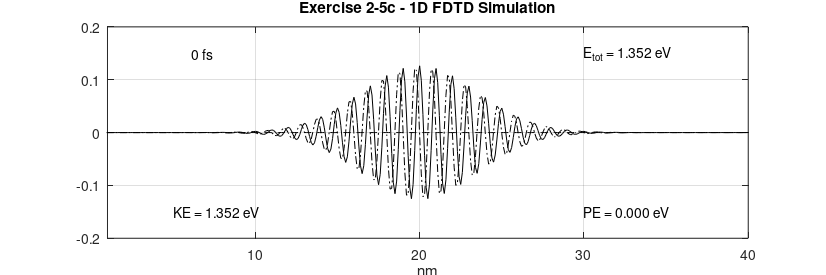
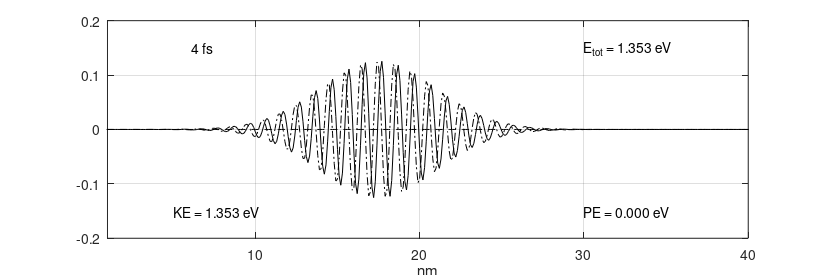
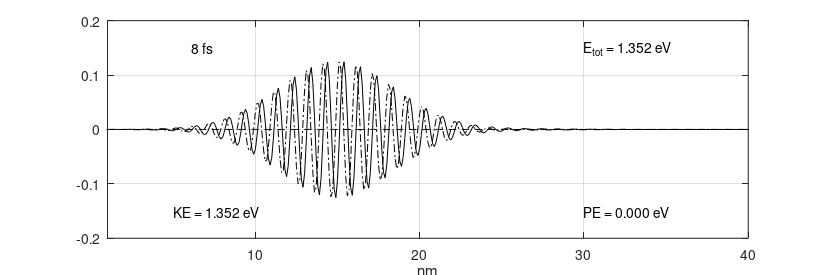

The MATLAB script that drew these images, in order:
##############################################################################
##
## Copyright (C) 2023, Ervin Mazlagic
##
## This file is part of the personal solutions manual for "Quantum Mechanics
## for Electrical Engineers" by Dennis M. Sullivan (ISBN 978-0-470-87409-7),
## see "github.com/ninux/qmee".
##
##############################################################################

## Chapter 1 - Exercise 2-5
## 1D FDTD simulation of psi

# cleanup environment
clear all;
close all;

% measure time for complete script to run
tic();

# general definitions and constants
h           = 6.626e-34;    # [J*s]     Plank's constant
hbar        = h/(2*pi);     # [J*s]     reduced Plank's constant
m0          = 9.1e-31;      # [kg]      free space mass of electron (rest mass)

meff_Si     = 1.08;         # [-]       effective mass factor of Si
meff_Ge     = 0.067;        # [-]       effective mass factor of Ge
meff_GaAs   = 0.55;         # [-]       effective mass factor of GaAs

meff        = meff_Si;      # [m]       effective mass
melec       = meff*m0;      # [?]       mass of an electron
ecoul       = 1.6e-19;      # [C]       charge of an electron
epsz        = 8.85e-9;      # [A*s/V/m] dielectric of free space
eV2J        = 1.6e-19;      # [-]       energy conversion factor (eV to J)
J2eV        = 1/eV2J;       # [-]       energy conversion factor (J to eV)

# simulation parameters
NN          = 400;          # [-]       number of points in the problem space
del_x       = .1e-9;        # [?]       cell size
dt          = 2e-17;        # [s]       time steps
DX          = del_x*1e9;    # [_]       cell size in nm
XX          = (DX:DX:DX*NN);# [-]       length in nm for plotting
ra          = (0.5*hbar/melec)*(dt/del_x^2);    # must be < 0.15 for stability

# check stability
if (ra < 0.15)
    # stable
elseif
    # unstable
    printf("WARNING: Simulation not stable, check parameters ...");
endif

# specification of the potential
# original code with loops
#{
V = zeros(1,NN);  # init potential vector

## potential definitions

# constant barrier band in center
for n = NN/2:NN/2+50
    V(n) = .15*eV2J;
end

# semiconductor condution band
for n = 1 : NN/2
    V(n) = .1*eV2J;
end

for n = NN/2+1 : NN
    V(n) = .2*eV2J;
end

# electric field
for n = 1 : NN
    V(n) = -(0.2/400)*(n-400)*eV2J;
end
#}
# new code with potential selection and without loops
V = zeros(1,NN);    # initialize potential vector with 0

# potential options
#{
    A = zero potential
    B = constant barrier band in center
    C = semiconductor conduction band
    D = one-sided finite wall
    E = linear electric field
#}
potentialOption = "A";

if (potentialOption == "A")
    # zero potential
elseif (potentialOption == "B")
    # constant barrier band in center
    bw = 50;                    # barrier width
    vb = 0.15*eV2J;             # barrier potential
    V(NN/2:NN/2+bw) = vb;
elseif (potentialOption == "C")
    # semicondctor conduction band
    vb1 = 0.1*eV2J;             # 1st potential
    vb2 = 0.2*eV2J;             # 2nd potential
    V(1:NN/2) = vb1;
    V(NN/2+1:NN) = vb2;
elseif (potentialOption == "D")
    # one-sided finite wall
    vb = 0.2*eV2J;              # potential
    V(NN/2:NN) = vb;
elseif (potentialOption == "E")
    # linear electric field
    vbm = (0.2/NN)*eV2J;        # max. potential
    V(1:NN) = ([NN:-1:1]')*vbm;
elseif
    printf("ERROR: invalid potential option, aborting script ...\n");
    return
endif

#initialize a sine wave in a gaussian envelope
lambda  = -10;          # pulse wavelength
sigma   = 50;           # pulse width
nc      = 200;          # starting position
prl     = zeros(1,NN);  # real part of the state variable
pim     = zeros(1,NN);  # imaginary part of the state variable
ptot    = 0.;           # total energy

# original code with loops
#{
for n=2:NN-1
    prl(n)  = exp(-1.*((n-nc)/sigma)^2)*cos(2*pi*(n-nc)/lambda);
    pim(n)  = exp(-1.*((n-nc)/sigma)^2)*sin(2*pi*(n-nc)/lambda);
    ptot    = ptot + prl(n)^2 + pim(n)^2;
end
#}
# new code without loops
prl(2:NN-1) = exp(-1.*(([2:NN-1]-nc)./sigma).^2) ...
            .* cos((2*pi).*([2:NN-1]-nc)./lambda);
pim(2:NN-1) = exp(-1.*(([2:NN-1]-nc)./sigma).^2) ...
            .* sin((2*pi).*([2:NN-1]-nc)./lambda);
ptot = sum(prl.^2) + sum(pim.^2);

pnorm = sqrt(ptot); # normalization constant

# normalize and check
ptot = 0.;

# original code with loops
#{
for n=1:NN
    prl(n)  = prl(n)/pnorm;
    pim(n)  = pim(n)/pnorm;
    ptot    = ptot + prl(n)^2 + pim(n)^2;
end
#}
# new code without loops
prl(1:NN) = prl(1:NN)./pnorm;
pim(1:NN) = pim(1:NN)./pnorm;
ptot = sum(prl(1:NN).^2) + sum(pim(1:NN).^2);

# check normalization for total energy
    norm_limit = (1e-3)*[-1, 1] + 1;
    if (ptot > norm_limit(1) && ptot < norm_limit(2))
        # normalization ok
        fprintf("INFO: Normalization for energy ok (n = %f, error = %2.3f %%).\n",
                ptot, (ptot-1)*1e2);
    else
        # normalization not ok
        fprintf("WARNING: Normalization for energy not ok (n = %f, error = %2.3f %%).\n",
                ptot, (ptot-1)*1e2);
    endif

# parameters for the FDTD simulation
T       = 0;    # absolute time in steps
n_step  = 1;    # steps per loop
count   = 0;    # number of loops
nos     = 200;  # number of timestepts between plots (equidistant)
nop     = 3;    # number of plots to be made

# perform simulation
while nop > count

    # this is the core FDTD program
    for m=1:n_step
        T = T+1;

        #{
        for n=2:NN-1
            prl(n) = prl(n) ...
                   - ra*(pim(n-1) -2*pim(n) + pim(n+1)) ...
                   + (dt/hbar)*V(n)*pim(n);
        end

        for n=2:NN-1
            pim(n) = pim(n) ...
                   + ra*(prl(n-1) -2*prl(n) + prl(n+1)) ...
                   - (dt/hbar)*V(n)*prl(n);
        end
        #}
        # new code without loops
        rng = [2:NN-1];

        prl(rng) = prl(rng) ...
                 - ra.*(pim(rng-1) - 2.*pim(rng) + pim(rng+1)) ...
                 + (dt/hbar).*V(rng).*pim(rng);

        pim(rng) = pim(rng) ...
                 + ra.*(prl(rng-1) - 2.*prl(rng) + prl(rng+1)) ...
                 - (dt/hbar).*V(rng).*prl(rng);
    end

    # calculate the expected values
    PE = 0.;    # initialize potential energy

    # original code with loops
    #{
    for n=1:NN
        psi(n) = prl(n) + i*pim(n);
        PE     = PE + psi(n)*psi(n)'*V(n);
    end
    #}
    # new code without loops
    psi(1:NN) = prl(1:NN) + i.*pim(1:NN);
    PE = sum(psi(1:NN).*conj(psi(1:NN)).*V(1:NN));

    # check normalization
    check_norm = psi*psi';
    norm_limit = (1e-3)*[-1, 1] + 1;
    if (check_norm > norm_limit(1) && check_norm < norm_limit(2))
        # normalization ok
        fprintf("INFO: Normalization for psi ok (n = %f, error = %2.3f %%).\n",
                check_norm, (check_norm-1)*1e2);
    else
        # normalization not ok
        fprintf("WARNING: Normalization for psi not ok (n = %f, error = %2.3f %%).\n",
                check_norm, (check_norm-1)*1e2);
    endif

    PE = PE*J2eV;    # potential energy

    ke = 0. + j*0.;

    # original code with loops
    #{
    for n=2:NN-1
        lap_p = psi(n+1) - 2*psi(n) + psi(n-1);
        ke = ke + lap_p*psi(n)';
    end
    #}
    # new code without loops
    rng = [2:NN-1];
    ke = sum((psi(rng+1)-2.*psi(rng)+psi(rng-1)).*conj(psi(rng)));

    KE = -J2eV*((hbar/del_x)^2/(2*melec))*real(ke);    # kinetic energy

    # plot results
    figure(count+1);
    plot(XX, prl, "k");
    hold on;
    plot(XX, pim, "-.k");
    plot(XX, J2eV*V, "--k");
    hold off;

    axis([1 DX*NN -.2 .2] );

    # insert plot annotations
    text( 5,  .15, sprintf("%7.0f fs",           T*dt*1e15)); # show time in plot
    text( 5, -.15, sprintf("KE = %5.3f eV",      KE));        # show KE in plot
    text(30, -.15, sprintf("PE = %5.3f eV",      PE));        # show PE in plot
    text(30,  .15, sprintf("E_t_o_t = %5.3f eV", KE+PE));     # show Etot in plot

    xlabel("nm");

    set(gca, "fontsize", 10);
    if (count == 0)
        title("Exercise 2-5c - 1D FDTD Simulation");
    else
        title(" ");
    endif
    grid on;

    fig = gcf();
    set(fig, "PaperUnits", "centimeters");
    x_width = 21;
    y_width = 7;
    set(fig, "PaperPosition", [0 0 x_width y_width]);
    print(fig, strcat("ex_2_5_c_", num2str(count), ".png"), "-dpng");

    count++;
    n_step = nos;
end

# show time
elapsed_time = toc();
printf("INFO: Total time for simulation is %f s\n", elapsed_time);
